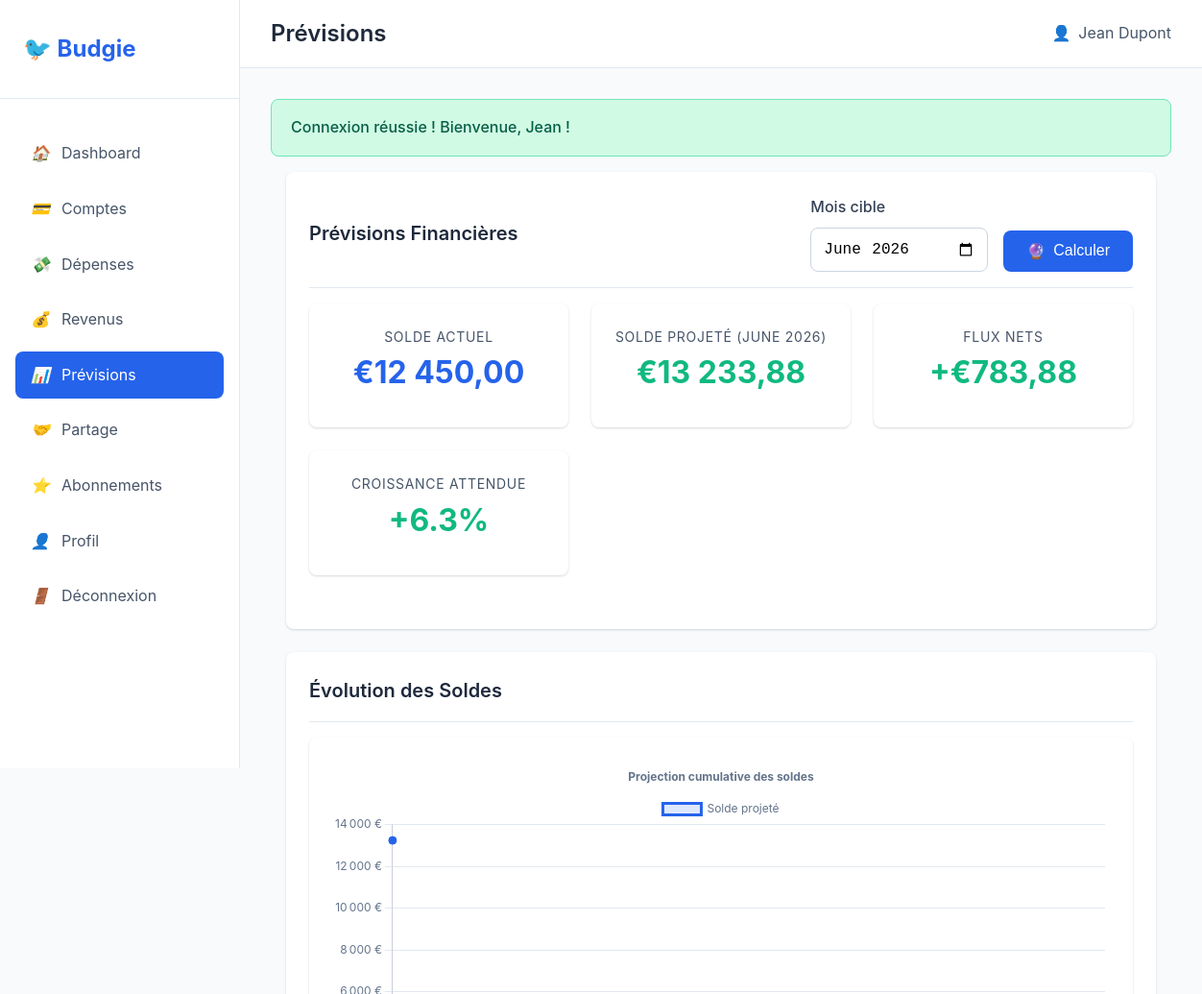
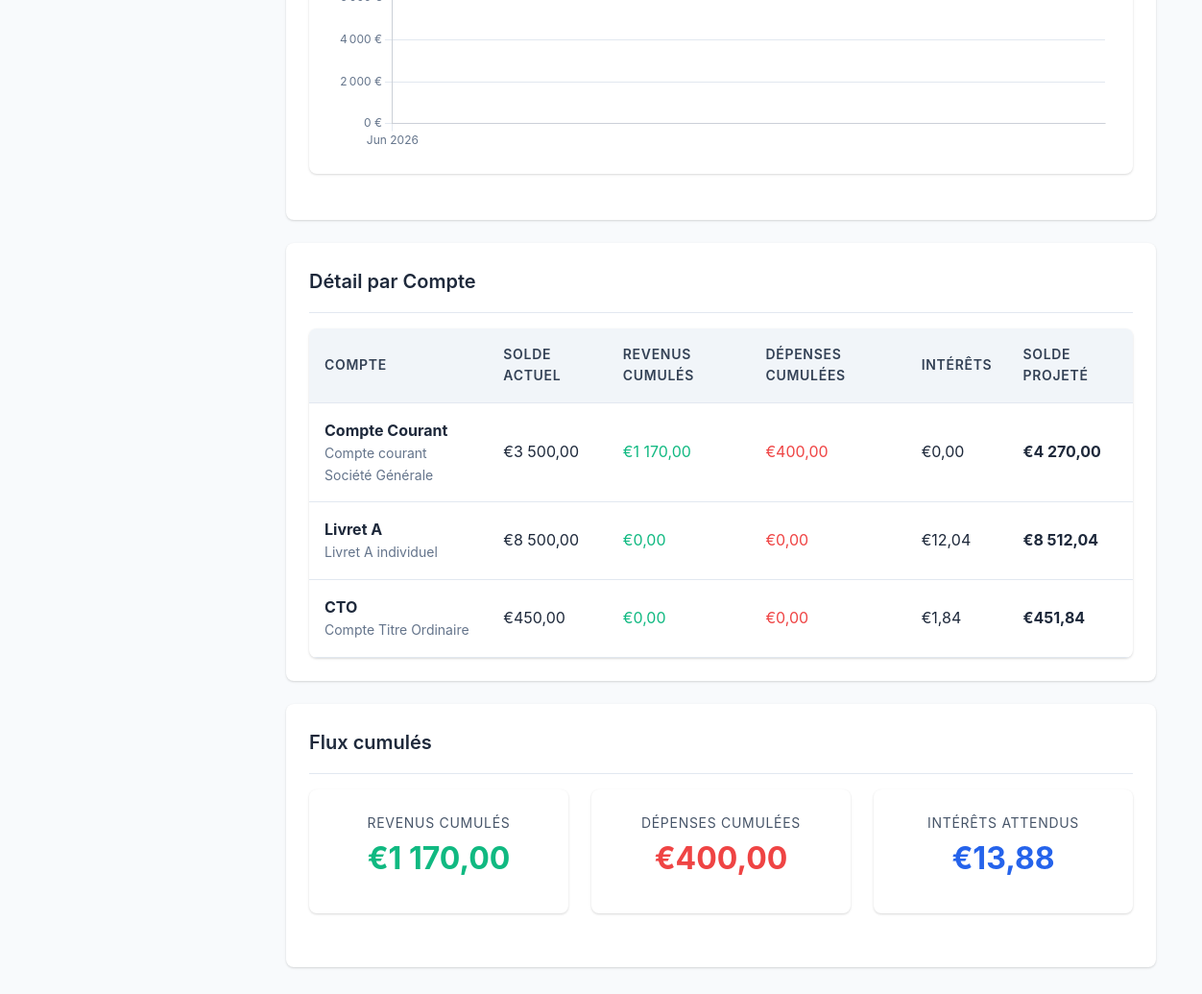
Page /public/forecasts.php (signed in) on the committed database (2 pictures, top to bottom).
### tables this page shows
CREATE TABLE accounts (
    id INT PRIMARY KEY AUTO_INCREMENT,
    user_id INT NOT NULL,
    name VARCHAR(100) NOT NULL,
    description TEXT,
    balance DECIMAL(15,2) DEFAULT 0.00,
    interest_rate DECIMAL(5,2) DEFAULT 0.00,
    tax_rate DECIMAL(5,2) DEFAULT 0.00,
    created_at TIMESTAMP DEFAULT CURRENT_TIMESTAMP,
    updated_at TIMESTAMP DEFAULT CURRENT_TIMESTAMP ON UPDATE CURRENT_TIMESTAMP,
    deleted_at TIMESTAMP NULL DEFAULT NULL,
    FOREIGN KEY (user_id) REFERENCES users(id) ON DELETE CASCADE
);

### public/forecasts.php (the view, shortened to what the rows shown need)
<?php
require_once SRC_PATH . '/services/ForecastService.php';
$selectedMonth = $_GET['target_month'] ?? date('Y-m');
$targetDate = DateTime::createFromFormat('Y-m', $selectedMonth);
$forecastService = new ForecastService((int) $_SESSION['user_id']);
$forecastData = $forecastService->buildForecast(clone $targetDate);
$accountForecasts = $forecastData['accounts'];
$chartData = $forecastData['chart'];
$chartPayload = json_encode($chartData, JSON_UNESCAPED_UNICODE | JSON_HEX_TAG | JSON_HEX_AMP | JSON_HEX_QUOT);
include SRC_PATH . '/includes/header.php';
?>
<div class="container">
    <?php if (!empty($accountForecasts)): ?>
                <script>
                    window.forecastChartData = <?php echo $chartPayload; ?>;
                </script>
        <div class="card">
            <div class="table-container">
                <table class="table">
                    <thead>
                        <tr>
                            <th>Compte</th>
                            <th>Solde actuel</th>
                            <th>Revenus cumulés</th>
                            <th>Dépenses cumulées</th>
                            <th>Intérêts</th>
                            <th>Solde projeté</th>
                        </tr>
                    </thead>
                    <tbody>
                        <?php foreach ($accountForecasts as $item): ?>
                            <?php
                                $account = $item['account'];
                                $income = $item['total_income'];
                                $expense = $item['total_expense'];
                            ?>
                            <tr>
                                <td>
                                    <strong><?php echo htmlspecialchars($account['name']); ?></strong>
                                    <div class="text-muted" style="font-size: 0.875rem;"><?php echo htmlspecialchars($account['description'] ?? ''); ?></div>
                                </td>
                                <td><?php echo formatCurrency($item['starting_balance']); ?></td>
                                <td class="text-success"><?php echo formatCurrency($income); ?></td>
                                <td class="text-danger"><?php echo formatCurrency($expense); ?></td>
                                <td><?php echo formatCurrency($item['interest_earned']); ?></td>
                                <td><strong><?php echo formatCurrency($item['projected_balance']); ?></strong></td>
                            </tr>
                        <?php endforeach; ?>
                    </tbody>
                </table>
            </div>
        </div>
    <?php endif; ?>
</div>
<?php include SRC_PATH . '/includes/footer.php'; ?>

### rows in the picture
accounts: name "Compte Courant", description "Compte courant Société Générale"
accounts: name "Livret A", description "Livret A individuel"
accounts: name "CTO", description "Compte Titre Ordinaire"

### other values in the picture
$page_title "Prévisions"
$_SESSION['user_name'] "Jean Dupont"
$gFlashSuccess "Connexion réussie ! Bienvenue, Jean !"
formatCurrency($summary['current_balance']) "€12 450,00"
$targetDate->format('F Y') "JUNE 2026"
formatCurrency($summary['projected_balance']) "€13 233,88"
formatCurrency(abs($netGain)) "€783,88"
$growthPercent "6.3"
formatCurrency($item['starting_balance']) "€3 500,00"
formatCurrency($income) "€1 170,00"
formatCurrency($expense) "€400,00"
formatCurrency($item['interest_earned']) "€0,00"
formatCurrency($item['projected_balance']) "€4 270,00"
formatCurrency($item['starting_balance']) "€8 500,00"
formatCurrency($income) "€0,00"
